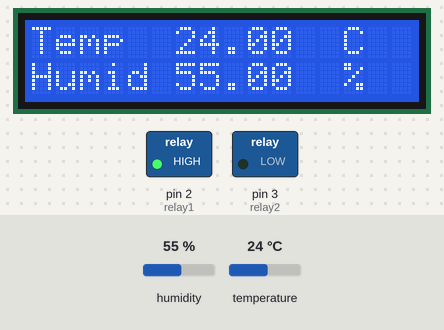
The sketch below on a simulated Arduino Uno, built with avr-gcc and run on an emulated ATmega328P. Shown: 16×2 character LCD, switched loads named in the sketch (green lamp = pin HIGH). The test bench sets the inputs (shaded band); at power-on: humidity 55 %, temperature 24 °C.

Above: at 1.2 s.
1.3 s: humidity set to 51 %
At 2.5 s:
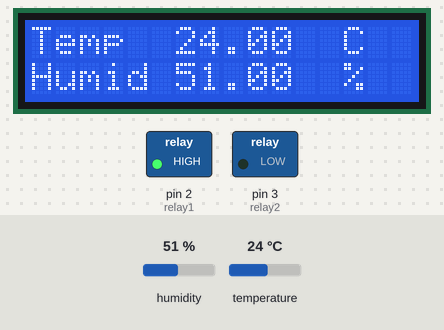
3.7 s: humidity set to 48 %
At 4.9 s:
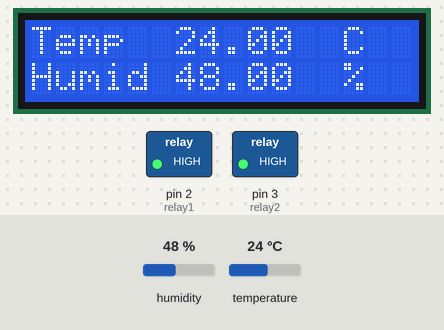
5.8 s: temperature set to 36 °C
At 7.4 s:
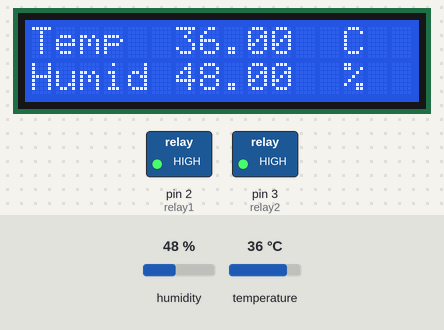
7.9 s: temperature set to 39 °C
At 9.7 s:
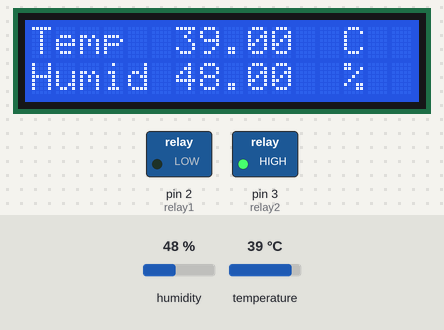
10.0 s: humidity set to 54 %
At 11.1 s:
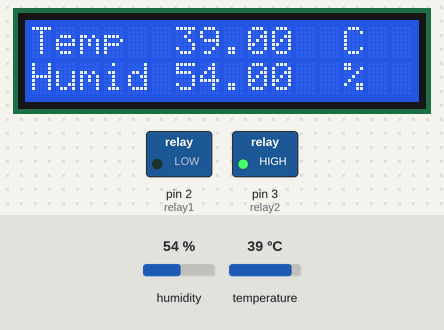
12.1 s: humidity set to 57 %
At 13.5 s:
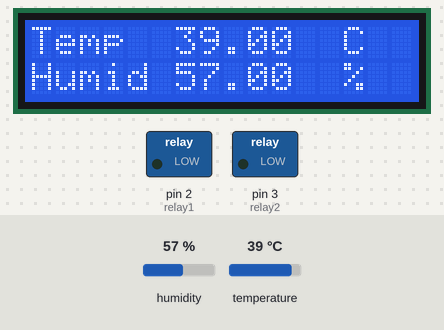
Timing chart, 0 to 15.1 s (numbered marks = the images above; inputs shaded):
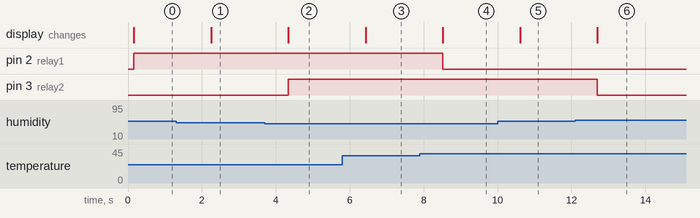

The sketch:

EggHatcheryFirst.ino
```cpp
#include <DHT.h>
#include <DHT_U.h>
#include <Wire.h>
#include <LCD.h>
#include <LiquidCrystal_I2C.h>

LiquidCrystal_I2C  lcd(0x27,2,1,0,4,5,6,7);

#define DHTPIN A0
#define DHTTYPE DHT11
DHT dht(DHTPIN, DHTTYPE);

int relay1 = 2;
int relay2 = 3;
void setup() {

      lcd.setBacklightPin(3,POSITIVE);
    lcd.setBacklight(HIGH); // NOTE: You can turn the backlight off by setting it to LOW instead of HIGH
    lcd.begin(16, 2);
    lcd.clear();
  Serial.begin(9600);
  dht.begin();
      pinMode(relay1, OUTPUT);
    pinMode(relay2, OUTPUT);


}
void loop() {
   float h = dht.readHumidity();
   // Reading temperature or humidity takes about 250 milliseconds!
   float t = dht.readTemperature();
   // Read temperature as Celsius (the default)
   float f = dht.readTemperature(true);
    float fh = dht.readHumidity(true);

    lcd.print("Temp         C  ");
    lcd.setCursor(6,0);
    lcd.print(t);
    lcd.setCursor(0,1);
    lcd.println("Humid        %  ");
    lcd.setCursor(6,1);
    lcd.print(h);

      if(t<37.6 || t>37.3)
      {
       if(t>37.6)
       {
         digitalWrite(relay1, LOW);
       }
       else
       {
        if(t<37.3)
        {
          digitalWrite(relay1, HIGH);
        }
       }
      }
      else
      {

      }

      if(h<55 || h>50)
      {
       if(h>55)
       {
         digitalWrite(relay2, LOW);
       }
       else
       {
        if(h<50)
        {
          digitalWrite(relay2, HIGH);
        }
       }
      }
      else
      {

      }
            delay(2000);
}
```

Measured:
- the behaviour switches between 50 and 49 % on humidity (found by bisection; images 1 and 2)
- the behaviour switches between 37 and 38 °C on temperature (found by bisection; images 3 and 4)
- the behaviour switches between 55 and 56 % on humidity (found by bisection; images 5 and 6)
- after the input at 1.3 s, the display: changes after 0.95 s (image 1)
- after the input at 3.7 s, pin 3 (relay2): LOW → HIGH after 0.64 s; the display: changes after 0.64 s (image 2)
- after the input at 5.8 s, the display: changes after 0.63 s (image 3)
- after the input at 7.9 s, pin 2 (relay1): HIGH → LOW after 0.62 s; the display: changes after 0.62 s (image 4)
- after the input at 10.0 s, the display: changes after 0.61 s (image 5)
- after the input at 12.1 s, pin 3 (relay2): HIGH → LOW after 0.60 s; the display: changes after 0.60 s (image 6)
